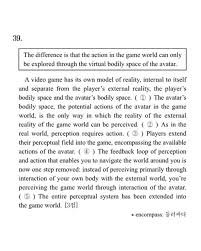
#> input picture teksnoise.jpg, 201 x 251 px
$ jupyter execute --allow-errors tugas10.ipynb
#> lines starting #> are read from the running program, lines starting #| are printed output that depends on the picture
[cell 1]
import numpy as np
import cv2
import matplotlib.pyplot as plt
import time
import pytesseract

pytesseract.pytesseract.tesseract_cmd = r"C:\Users\acer\AppData\Local\Programs\Tesseract-OCR\tesseract.exe"

print("PIPELINE MORFOLOGI UNTUK PREPROCESSING OCR DAN COUNTING OBJEK")
print("=" * 80)

# =========================================================
# 1. LOAD IMAGE
# =========================================================
imgA = cv2.imread("teksnoise.jpg")       # OCR noisy text
#> imgA is the input picture: shape (251, 201, 3); min 10, max 255, mean 238.4
imgB = cv2.imread("overlapping.jpg")     # objek bersentuhan
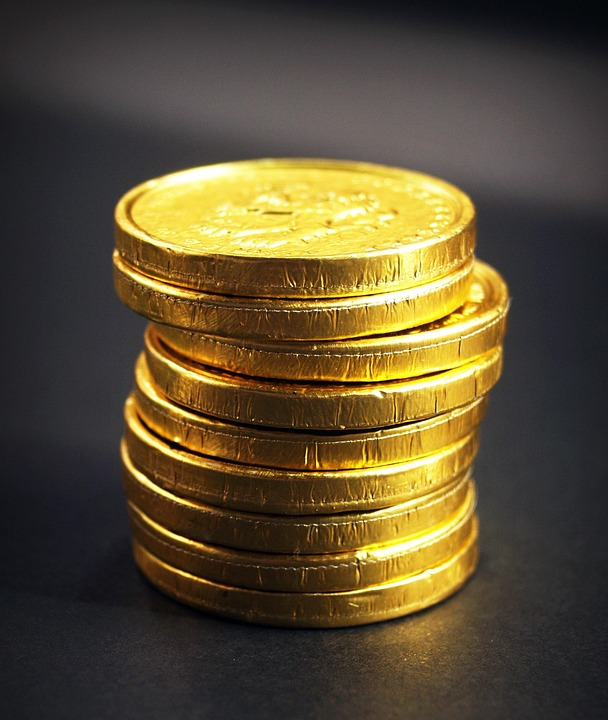
#> input picture overlapping.jpg, 608 x 720 px
#> imgB is the input picture: shape (720, 608, 3); mean B, G, R 51.5, 78.2, 91

if imgA is None or imgB is None:
    print("Gambar tidak ditemukan!")
    exit()

# =========================================================
# 2. PREPROCESSING
# =========================================================
def preprocess(img):
    gray = cv2.cvtColor(img, cv2.COLOR_BGR2GRAY)
    blur = cv2.GaussianBlur(gray, (3,3), 0)
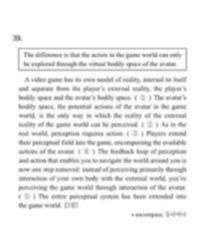
#> blur: shape (251, 201); min 133, max 255, mean 238.4
    return gray, blur

grayA, blurA = preprocess(imgA)
grayB, blurB = preprocess(imgB)
#> in preprocess (call 2), `gray = cv2.cvtColor(img, cv2.COLOR_BGR2GRAY)`:
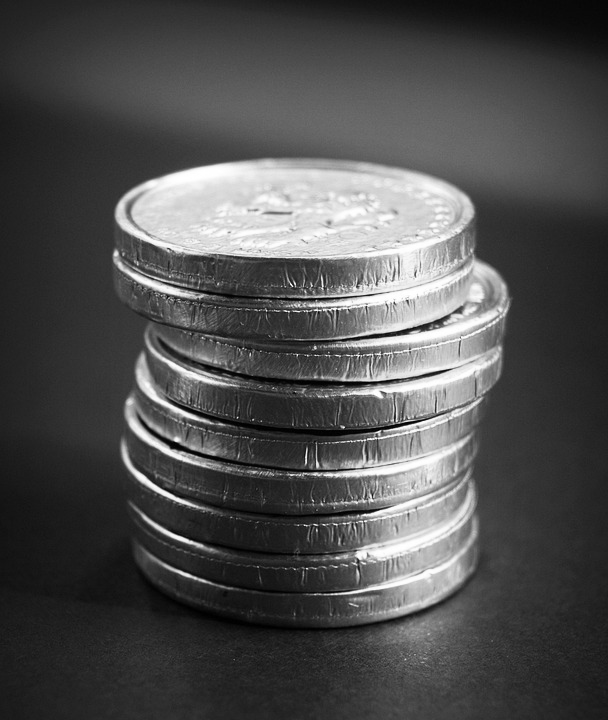
#> gray: shape (720, 608); min 0, max 255, mean 79

# =========================================================
# 3. STRUCTURING ELEMENT
# =========================================================
sizes = [(3,3), (5,5), (7,7)]

shapes = {
    "RECT": cv2.MORPH_RECT,
    "CROSS": cv2.MORPH_CROSS,
    "ELLIPSE": cv2.MORPH_ELLIPSE
}

# =========================================================
# 4. MORPHOLOGY FUNCTIONS
# =========================================================
def erosion(img, k, it):
    return cv2.erode(img, k, iterations=it)

def dilation(img, k, it):
    return cv2.dilate(img, k, iterations=it)

def boundary(img, k):
    return cv2.absdiff(cv2.dilate(img,k), cv2.erode(img,k))

def morph_ops(img, k):
    opening = cv2.morphologyEx(img, cv2.MORPH_OPEN, k)
    closing = cv2.morphologyEx(img, cv2.MORPH_CLOSE, k)
    gradient = cv2.morphologyEx(img, cv2.MORPH_GRADIENT, k)
    tophat = cv2.morphologyEx(img, cv2.MORPH_TOPHAT, k)
    blackhat = cv2.morphologyEx(img, cv2.MORPH_BLACKHAT, k)
    return opening, closing, gradient, tophat, blackhat

# =========================================================
# 5. OCR PIPELINE
# =========================================================
def ocr_pipeline(img):
    k = cv2.getStructuringElement(cv2.MORPH_RECT, (3,3))

    # noise removal dulu
    cleaned = cv2.morphologyEx(img, cv2.MORPH_OPEN, k)
    cleaned = cv2.morphologyEx(cleaned, cv2.MORPH_CLOSE, k)

    th = cv2.threshold(cleaned, 0, 255,
                       cv2.THRESH_BINARY + cv2.THRESH_OTSU)[1]

    start = time.time()
    text = pytesseract.image_to_string(th)
    end = time.time()

    return th, text, end-start

# =========================================================
# 6. COUNTING (WATERSHED FIXED)
# =========================================================
def counting_pipeline(img):

    k = np.ones((3,3), np.uint8)

    blur = cv2.GaussianBlur(img, (5,5), 0)
    _, binary = cv2.threshold(blur, 0, 255,
                              cv2.THRESH_BINARY_INV + cv2.THRESH_OTSU)

    opening = cv2.morphologyEx(binary, cv2.MORPH_OPEN, k, iterations=2)

    sure_bg = cv2.dilate(opening, k, iterations=2)

    dist = cv2.distanceTransform(opening, cv2.DIST_L2, 5)
    _, sure_fg = cv2.threshold(dist, 0.4*dist.max(), 255, 0)
    sure_fg = np.uint8(sure_fg)

    unknown = cv2.subtract(sure_bg, sure_fg)

    markers = cv2.connectedComponents(sure_fg)[1]
    markers = markers + 1
    markers[unknown == 255] = 0

    img_color = cv2.cvtColor(img, cv2.COLOR_GRAY2BGR)
    markers = cv2.watershed(img_color, markers)

    count = len(np.unique(markers)) - 2

    return markers, count

# =========================================================
# 7. KERNEL EXPERIMENT
# =========================================================
def kernel_experiment(img):
    results = []

    for size in sizes:
        for name, shape in shapes.items():

            k = cv2.getStructuringElement(shape, size)

            start = time.time()
            cv2.morphologyEx(img, cv2.MORPH_OPEN, k)
            cv2.morphologyEx(img, cv2.MORPH_CLOSE, k)
            t = time.time() - start

            results.append((name, size, t))

    return results

# =========================================================
# 8. ANALYSIS LOOP
# =========================================================
dataset = [("OCR IMAGE", blurA), ("COUNT IMAGE", blurB)]

#> (the rest of this cell did not finish here and is left out)
